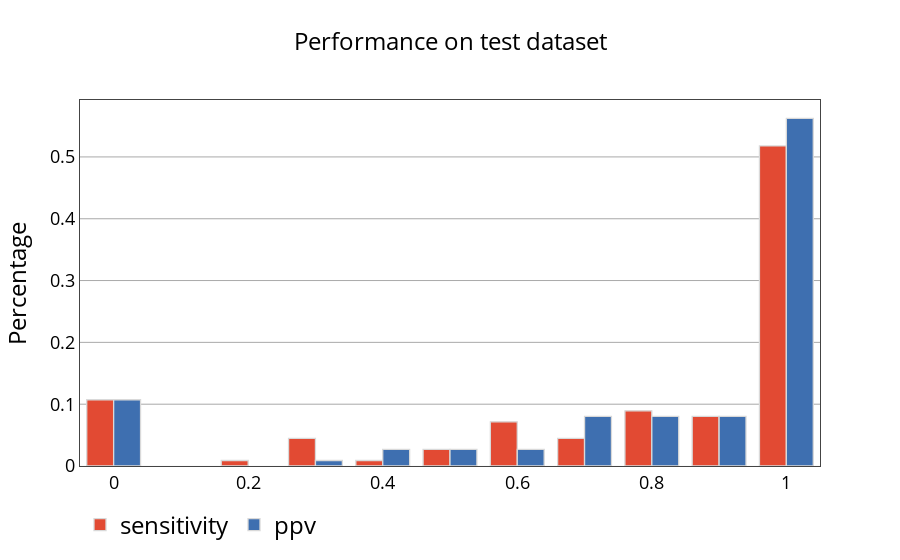

Notebook code cell kept with this figure:
### Code cell
iplot(fig)

### Figure 1 — Plotly figure (JSON) as saved in the notebook; plotly's stock layout.template omitted (floating-point values rounded to 4 significant figures)
{"data": [{"histfunc": "count", "histnorm": "probability", "marker": {"color": "rgba(226, 74, 51, 1.0)", "line": {"color": "#D9D9D9", "width": 1.3}}, "name": "sensitivity", "nbinsx": 20, "opacity": 1, "orientation": "v", "type": "histogram", "uid": "0e341328-4860-4908-a40d-e7869c802d7c", "x": [1, 1, 1, 0.5, 1, 1, 0.4815, 0.4643, 1, 0.6, 1, 1, 1, 0.8125, 1, 0.2857, 0.8333, 1, 1, 1, 0.5556, 1, 0.625, 1, 0.2778, 0, 1, 1, 0.75, 0, 1, 1, 1, 1, 1, 0.3, 0.2857, 0.6, 0.6667, 0.75, 1, 1, 1, 1, 0.9091, 0.6667, 1, 1, 0.3333, 0, 0, 0.625, 0, 1, 1, 0, 1, 1, 1, 1, 1, 0, 1, 0, 1, 0.9615, 0.8571, 0.75, 0.9091, 0.9091, 1, 0.5556, 0.7143, 1, 0, 1, 0.6, 1, 0.7273, 0.9167, 0.8, 0.9091, 1, 1, 0.6364, 0, 0, 1, 1, 0.8571, 1, 1, 1, 1, 0, 0.1875, 1, 0.8125, 0.875, 1, 0.8571, 1, 1, 0.4, 1, 1, 0.75, 0.75, 1, 0.6667, 0.8, 1]}, {"histfunc": "count", "histnorm": "probability", "marker": {"color": "rgba(62, 111, 176, 1.0)", "line": {"color": "#D9D9D9", "width": 1.3}}, "name": "ppv", "nbinsx": 20, "opacity": 1, "orientation": "v", "type": "histogram", "uid": "ee686339-562d-4f40-bd10-895a70875de2", "x": [1, 0.8, 1, 0.75, 1, 1, 0.5417, 0.5417, 1, 1, 1, 1, 1, 0.7647, 0.8571, 0.2857, 0.7143, 1, 0.8571, 1, 1, 1, 1, 1, 0.4167, 0, 1, 1, 0.8182, 0, 1, 1, 0.9524, 1, 0.5, 0.375, 0.375, 0.6667, 0.6667, 0.8333, 0.7, 1, 0.9, 1, 1, 0.7692, 1, 1, 1, 0, 0, 1, 0, 1, 1, 0, 0.8333, 1, 1, 1, 0.9444, 0, 1, 0, 1, 0.9615, 0.75, 0.75, 1, 0.8696, 1, 1, 1, 1, 0, 1, 1, 1, 0.7273, 1, 0.7273, 1, 1, 1, 0.5833, 0, 0, 1, 1, 1, 1, 0.9286, 1, 1, 0, 0.6, 1, 0.9286, 1, 0.8571, 0.8571, 1, 1, 0.5714, 1, 1, 1, 1, 1, 0.6667, 0.6667, 0.6667]}], "layout": {"barmode": "group", "legend": {"bgcolor": "#FFFFFF", "font": {"color": "#000", "size": 24}, "orientation": "h"}, "paper_bgcolor": "rgba(0,0,0,0)", "plot_bgcolor": "rgba(0,0,0,0)", "title": {"font": {"color": "#000", "size": 24}, "text": "Performance on test dataset"}, "xaxis": {"gridcolor": "#F6F6F6", "mirror": true, "showgrid": false, "showline": true, "tickfont": {"color": "#000", "size": 18}, "title": {"font": {"color": "#000", "size": 24}, "text": ""}, "zeroline": false, "zerolinecolor": "#F6F6F6"}, "yaxis": {"gridcolor": "darkgray", "gridwidth": 1, "mirror": true, "showgrid": true, "showline": true, "tickfont": {"color": "#000", "size": 18}, "title": {"font": {"color": "#000", "size": 24}, "text": "Percentage"}, "zerolinecolor": "#F6F6F6"}}}
